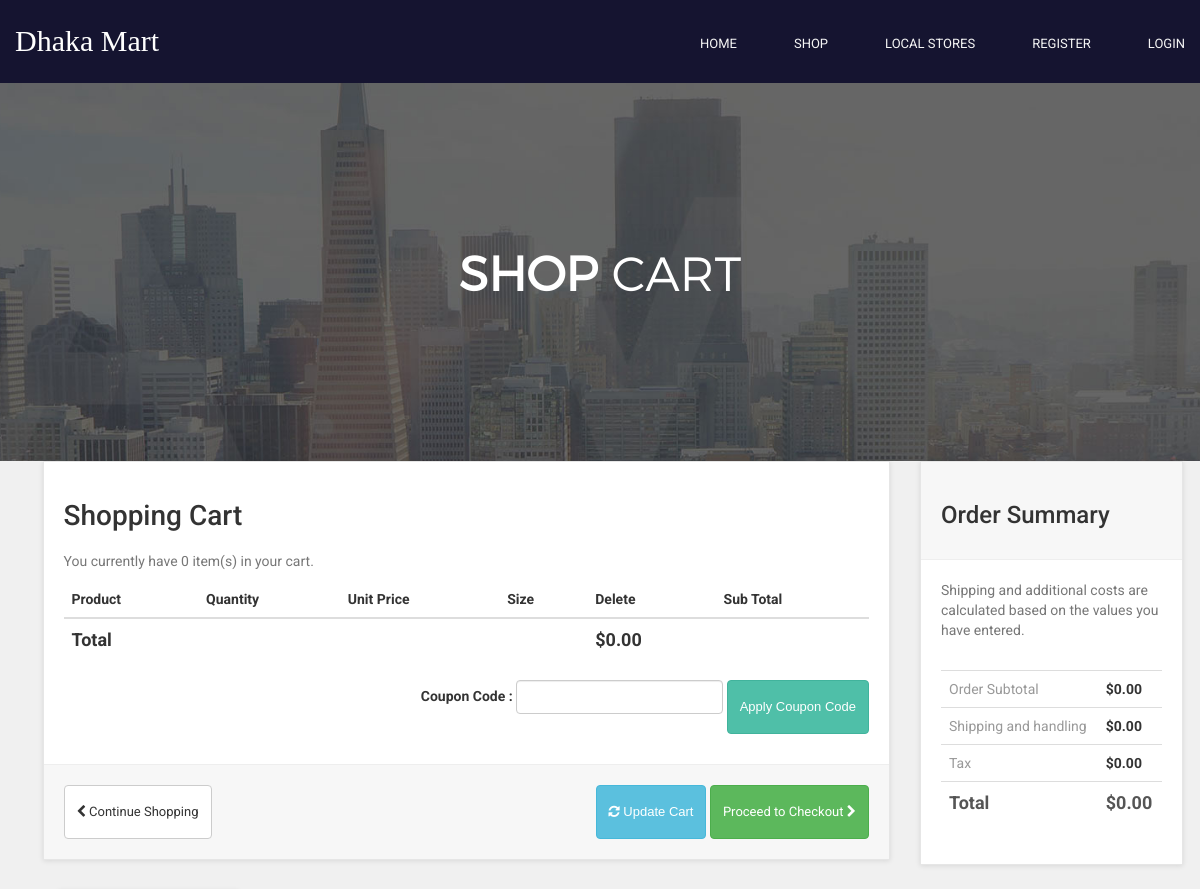
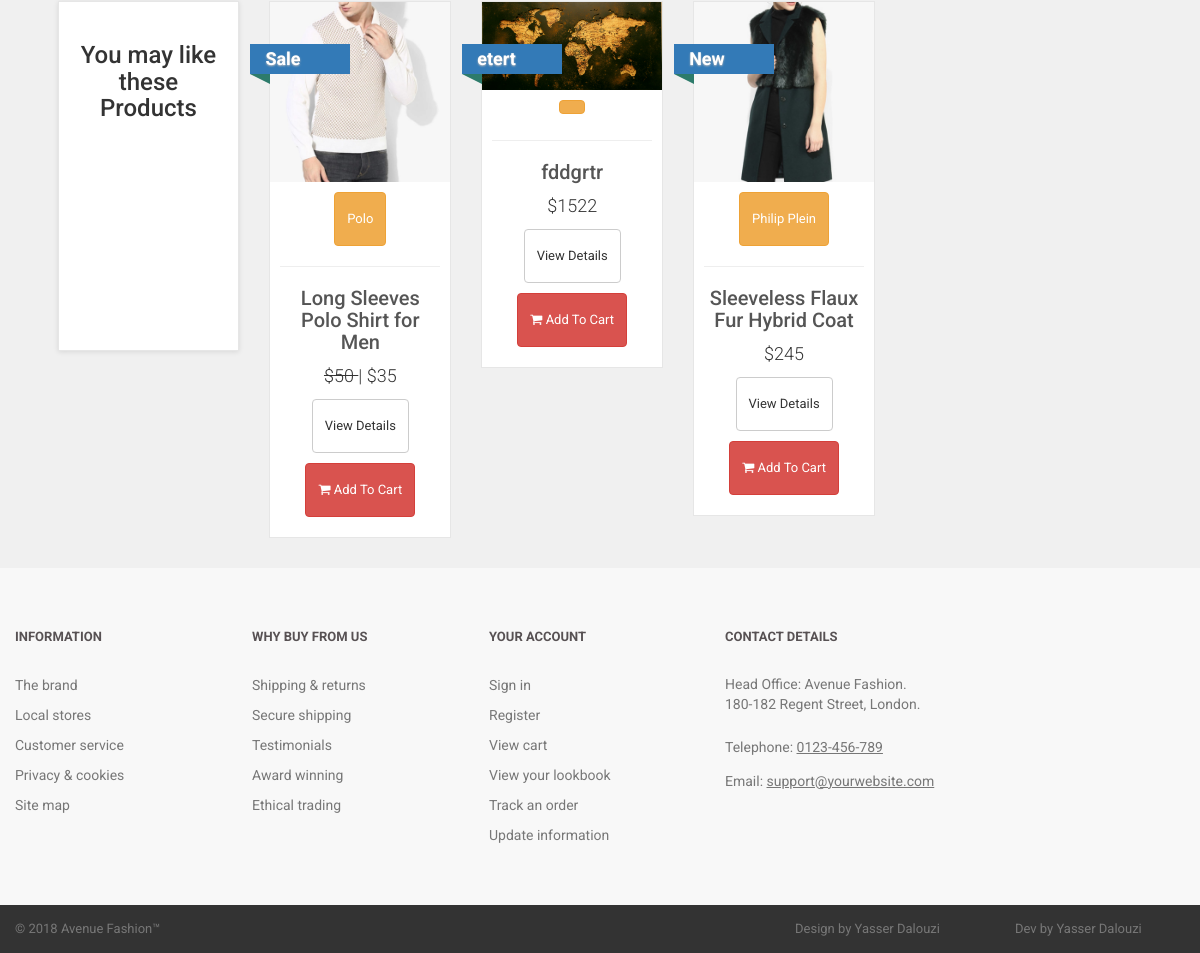
The app's page /cart.php with its own data (2 pictures, top to bottom).
### tables this page shows
CREATE TABLE `products` (
  `product_id` int(10) NOT NULL,
  `p_cat_id` int(10) NOT NULL,
  `cat_id` int(10) NOT NULL,
  `manufacturer_id` int(10) NOT NULL,
  `date` timestamp NOT NULL DEFAULT current_timestamp() ON UPDATE current_timestamp(),
  `product_title` text NOT NULL,
  `product_name` varchar(100) NOT NULL,
  `product_url` text NOT NULL,
  `product_img1` text NOT NULL,
  `product_img2` text NOT NULL,
  `product_img3` text NOT NULL,
  `product_price` int(10) NOT NULL,
  `product_psp_price` int(100) NOT NULL,
  `product_desc` text NOT NULL,
  `product_features` text NOT NULL,
  `product_video` text NOT NULL,
  `product_keywords` text NOT NULL,
  `product_label` text NOT NULL,
  `status` varchar(255) NOT NULL
);

CREATE TABLE `manufacturers` (
  `manufacturer_id` int(10) NOT NULL,
  `manufacturer_title` text NOT NULL,
  `product_name` varchar(100) NOT NULL,
  `manufacturer_top` text NOT NULL,
  `manufacturer_image` text NOT NULL
);

### functions/functions.php (called while the page is built, shortened)
<?php
function getRealUserIp()
{
  switch (true) {
    default:
      return $_SERVER['REMOTE_ADDR'];
  }
}

### cart.php (the view, shortened to what this page needs)
<?php
include("includes/db.php");
include("includes/header.php");
include("functions/functions.php");
include("includes/main.php");
?>
  <main>
    <div class="nero">
      <div class="nero__heading">
        <span class="nero__bold">SHOP</span> Cart
      </div>
    </div>
  </main>
<div id="content" >
<div class="container" >
<div class="col-md-9" id="cart" >
<div class="box" >
<form action="cart.php" method="post" enctype="multipart-form-data" >
<h1> Shopping Cart </h1>
<?php
$ip_add = getRealUserIp();
$select_cart = "select * from cart where ip_add='$ip_add'";
$run_cart = mysqli_query($con,$select_cart);
$count = mysqli_num_rows($run_cart);
?>
<p class="text-muted" > You currently have <?php echo $count; ?> item(s) in your cart. </p>
<div class="table-responsive" >
<table class="table" >
<thead>
<tr>
<th colspan="2" >Product</th>
<th>Quantity</th>
<th>Unit Price</th>
<th>Size</th>
<th colspan="1">Delete</th>
<th colspan="2"> Sub Total </th>
</tr>
</thead>
<?php
$total = 0;
?>
<tfoot>
<tr>
<th colspan="5"> Total </th>
<th colspan="2"> $<?php echo $total; ?>.00 </th>
</tr>
</tfoot>
</table>
<div class="form-inline pull-right">
<div class="form-group">
<label>Coupon Code : </label>
<input type="text" name="code" class="form-control">
</div>
<input class="btn btn-primary" type="submit" name="apply_coupon" value="Apply Coupon Code" >
</div>
</div>
<div class="box-footer">
<div class="pull-left">
<a href="index.php" class="btn btn-default">
<i class="fa fa-chevron-left"></i> Continue Shopping
</a>
</div>
<div class="pull-right">
<button class="btn btn-info" type="submit" name="update" value="Update Cart">
<i class="fa fa-refresh"></i> Update Cart
</button>
<a href="checkout.php" class="btn btn-success">
Proceed to Checkout <i class="fa fa-chevron-right"></i>
</a>
</div>
</div>
</form>
</div>
<div id="row same-height-row">
<div class="col-md-3 col-sm-6">
<div class="box same-height headline">
<h3 class="text-center"> You may like these Products </h3>
</div>
</div>
<?php
$get_products = "select * from products order by rand() LIMIT 0,3";
$run_products = mysqli_query($con,$get_products);
while($row_products=mysqli_fetch_array($run_products)){
$pro_title = $row_products['product_title'];
$pro_price = $row_products['product_price'];
$pro_img1 = $row_products['product_img1'];
$pro_label = $row_products['product_label'];
$manufacturer_id = $row_products['manufacturer_id'];
$get_manufacturer = "select * from manufacturers where manufacturer_id='$manufacturer_id'";
$run_manufacturer = mysqli_query($db,$get_manufacturer);
$row_manufacturer = mysqli_fetch_array($run_manufacturer);
$manufacturer_name = $row_manufacturer['manufacturer_title'];
$pro_psp_price = $row_products['product_psp_price'];
$pro_url = $row_products['product_url'];
if($pro_label == "Sale" or $pro_label == "Gift"){
$product_price = "<del> $$pro_price </del>";
$product_psp_price = "| $$pro_psp_price";
}
else{
$product_psp_price = "";
$product_price = "$$pro_price";
}
if($pro_label == ""){
}
else{
$product_label = "
<a class='label sale' href='#' style='color:black;'>
<div class='thelabel'>$pro_label</div>
<div class='label-background'> </div>
</a>
";
}
echo "
<div class='col-md-3 col-sm-6 center-responsive' >
<div class='product' >
<a href='$pro_url' >
<img src='admin_area/product_images/$pro_img1' class='img-responsive' >
</a>
<div class='text' >
<center>
<p class='btn btn-warning'> $manufacturer_name </p>
</center>
<hr>
<h3><a href='$pro_url' >$pro_title</a></h3>
<p class='price' > $product_price $product_psp_price </p>
<p class='buttons' >
<a href='$pro_url' class='btn btn-default' >View Details</a>
<a href='$pro_url' class='btn btn-danger'>
<i class='fa fa-shopping-cart'></i> Add To Cart
</a>
</p>
</div>
$product_label
</div>
</div>
";
}
?>
</div>
</div>
<div class="col-md-3">
<div class="box" id="order-summary">
<div class="box-header">
<h3>Order Summary</h3>
</div>
<p class="text-muted">
Shipping and additional costs are calculated based on the values you have entered.
</p>
<div class="table-responsive">
<table class="table">
<tbody>
<tr>
<td> Order Subtotal </td>
<th> $<?php echo $total; ?>.00 </th>
</tr>
<tr>
<td> Shipping and handling </td>
<th>$0.00</th>
</tr>
<tr>
<td>Tax</td>
<th>$0.00</th>
</tr>
<tr class="total">
<td>Total</td>
<th>$<?php echo $total; ?>.00</th>
</tr>
</tbody>
</table>
</div>
</div>
</div>
</div>
</div>
<?php
include("includes/footer.php");
?>
</body>
</html>

### styles/backend.css (style rules this page uses)
html { font-family: "Roboto", Helvetica, Arial, sans-serif; line-height: 1.15; -ms-text-size-adjust: 100%; -webkit-text-size-adjust: 100% }
body { margin: 0 }
h1 { font-size: 2em; margin: .67em 0 }
figcaption, figure, main { display: block }
hr { box-sizing: content-box; height: 0; overflow: visible }
a { background-color: transparent; -webkit-text-decoration-skip: objects }
img { border-style: none }
button, input, optgroup, select, textarea { font-family: sans-serif; font-size: 100%; line-height: 1.15; margin: 0 }
button, input { overflow: visible }
button, select { text-transform: none }
[type=reset], [type=submit], button, html [type=button] { -webkit-appearance: button }
html { box-sizing: border-box }
body { min-width: 1190px; font-family: Montserrat, sans-serif; font-weight: 400; background-color: white; }
.container { width: 1170px; margin: 0 auto }
img { max-width: 100%; height: auto }
.btn { display: inline-block; vertical-align: top; font-size: 13px; line-height: 40px; text-decoration: none; -webkit-transition: .3s; transition: .3s }
.nero { padding-top: 160px; padding-bottom: 140px; font-family: 'montserratlight', sans-serif; text-align: center; text-transform: uppercase; color: #FFF; background: #666 url("../images/banner-ave.jpg") no-repeat; background-size: cover; background-position: center; }
.nero__heading { font-size: 48px; }
.nero__bold { font-weight: 700; }

### styles/style.css (style rules this page uses)
body { font-family: "Roboto", Helvetica, Arial, sans-serif; font-size: 14px; line-height: 1.42857143; color: #333333; background-color: #f0f0f0; overflow-x: hidden; }
.btn-primary { color:rgb(255, 255, 255); background-color:rgb(79, 191, 168); border-color:rgb(65, 179, 156); }
.box { background: #fff; margin: 0 0 30px; border: solid 1px #e6e6e6; box-sizing: border-box; padding:20px; box-shadow: 0 1px 5px rgba(0, 0, 0, 0.1); }
#content { padding-left:25px; }
#content .product { background:#fff; border: solid 1px #e6e6e6; box-sizing: border-box; margin-bottom: 30px; }
#content .product .text p.price { font-size:18px; text-align:center; font-weight:300; }
#content .product .text .buttons { clear:both; text-align:center; }
#content .product .text h3 { text-align:center; font-size:20px; }
#content .product .text h3 a { color:rgb(85, 85, 85); }
#content .product .text { padding:10px 10px 0px; }
#content .product .text .buttons .btn { margin-bottom:10px; }
#content .headline { height: 350px; }
#content #cart .table tfoot { font-size:18px; }
.box .box-footer { background: #f7f7f7; margin: 30px -20px -20px; padding:20px; border-top: solid 1px #eeeeee; }
.box .box-footer:before, .box .box-footer:after { content:" "; display: table; }
.box .box-footer:after { clear:both; }
.box .box-header { background:#f7f7f7; margin:-20px -20px 20px; padding:20px; border-bottom: solid 1px #eeeeee; }
#content #order-summary table { margin-top: 20px; }
#content #order-summary table td { color: #999999; }
#content #order-summary table tr.total td, #content #order-summary table tr.total th { font-size: 18px; color:#555555; font-weight: 700; }
.label { text-decoration : none; position: absolute; top: 50px; padding-left:51px; z-index: 20; }
.label .thelabel { position: relative; width: 100px; padding: 6px 50px 6px 15px; margin: 40px 50px 10px -71px; color: #fff; font-size:18px; font-weight:bold; background-color: #337ab7; text-shadow: 0px 1px 2px #bbb ; }
.label .thelabel:before, .label .thelabel:after { content: ''; position: absolute; width:0; height:0; }
.label .thelabel:after { left: 0px; top: 100%; border-width : 5px 10px; border-style: solid; border-color: #2d7b6b #2d7b6b transparent transparent; }
.label.sale { top: 0; }

### records on screen
products: product_img1 (picture), manufacturer.manufacturer_title "Polo", product_title "Long Sleeves Polo Shirt for Men", product_price "50", product_psp_price "| $35", product_label "Sale"
products: product_img1 (picture), product_title "fddgrtr", product_price "$1522", product_label "etert"
products: product_img1 (picture), manufacturer.manufacturer_title "Philip Plein", product_title "Sleeveless Flaux Fur Hybrid Coat", product_price "$245", product_label "New"

### other values on screen
$count "0"
$total "0"
